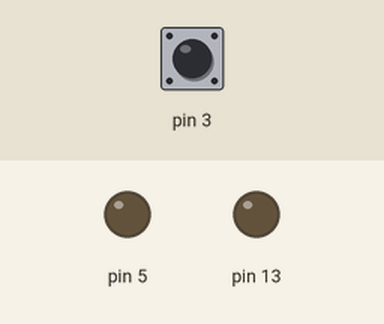
This sketch was run on a simulated Arduino Uno, built with avr-gcc and run on an emulated ATmega328P. Parts: output pins drawn as LEDs (lit = HIGH). The inputs (shaded band) are chosen by the test bench; at power-on: pin 3 HIGH.

Above: at 1.2 s.
1.3 s: pin 3 pulled LOW for 0.15 s
At 1.37 s:
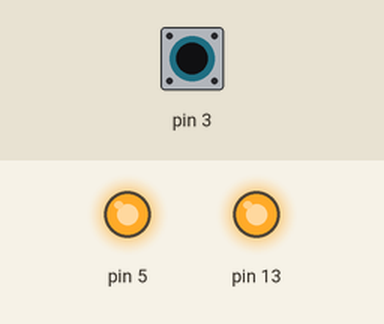
2.9 s: pin 3 pulled LOW for 3.2 s
At 7.2 s:
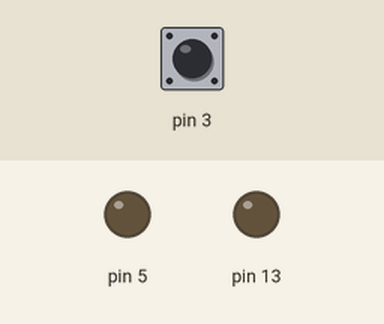
Timing chart, 0 to 8.7 s (numbered marks = the images above; inputs shaded):
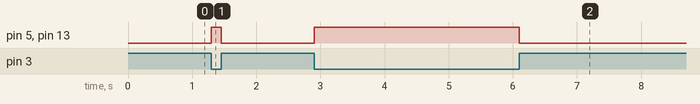

Measured:
- after the input at 1.3 s, pin 5, pin 13: LOW → HIGH at once, → LOW 0.15 s later
- after the input at 2.9 s, pin 5, pin 13: LOW → HIGH at once, → LOW 3.2 s later

The sketch:

test-prg02.ino
```cpp
//
//  NCxPoEボードのテスト
//
//    Controlの+端子をArduinoのD05に接続する。
//    D03をGNDに落とすとD05がHIGHになり、NCxPoEボードの
//    電圧出力がダウンする。
//
//        Masafumi Horimoto <horimoto@holly-linux.com>
//
void setup() {
  pinMode(3,INPUT_PULLUP);
  pinMode(5,OUTPUT);
  digitalWrite(5,LOW);
  pinMode(13,OUTPUT);
}

void loop() {
  if (digitalRead(3)==LOW) {
    digitalWrite(13,HIGH);
    digitalWrite(5,HIGH);
  } else {
    digitalWrite(13,LOW);
    digitalWrite(5,LOW);
  }
}
```
